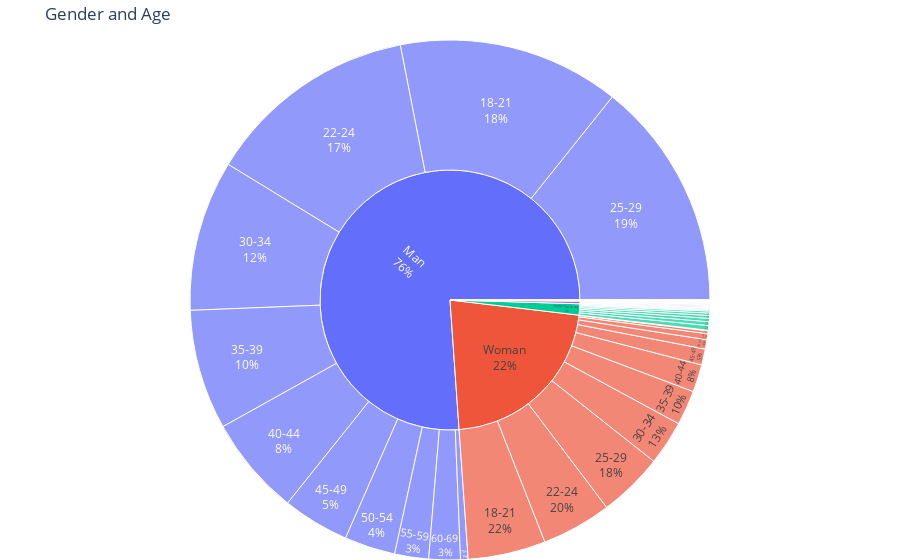

Notebook source saved alongside this figure:
### Code cell
fig = px.sunburst(data_frame =data, path=['Q3', 'Q2'], title='Gender and Age', labels={'labels':'Age', 'parent':'Gender'})
fig.update_traces(textinfo='label+percent parent')
fig.update_layout(margin=dict(t=40, l=0, r=0, b=0))

### Figure 1 — Plotly figure (JSON) as saved in the notebook; plotly's stock layout.template omitted (floating-point values rounded to 4 significant figures)
{"data": [{"branchvalues": "total", "domain": {"x": [0, 1], "y": [0, 1]}, "hovertemplate": "Age=%{label}<br>count=%{value}<br>Gender=%{parent}<br>id=%{id}<extra></extra>", "ids": ["Man/18-21", "Nonbinary/18-21", "Prefer not to say/18-21", "Prefer to self-describe/18-21", "Woman/18-21", "Man/22-24", "Nonbinary/22-24", "Prefer not to say/22-24", "Prefer to self-describe/22-24", "Woman/22-24", "Man/25-29", "Nonbinary/25-29", "Prefer not to say/25-29", "Prefer to self-describe/25-29", "Woman/25-29", "Man/30-34", "Nonbinary/30-34", "Prefer not to say/30-34", "Prefer to self-describe/30-34", "Woman/30-34", "Man/35-39", "Nonbinary/35-39", "Prefer not to say/35-39", "Prefer to self-describe/35-39", "Woman/35-39", "Man/40-44", "Nonbinary/40-44", "Prefer not to say/40-44", "Prefer to self-describe/40-44", "Woman/40-44", "Man/45-49", "Nonbinary/45-49", "Prefer not to say/45-49", "Prefer to self-describe/45-49", "Woman/45-49", "Man/50-54", "Prefer not to say/50-54", "Prefer to self-describe/50-54", "Woman/50-54", "Man/55-59", "Nonbinary/55-59", "Prefer not to say/55-59", "Woman/55-59", "Man/60-69", "Nonbinary/60-69", "Prefer not to say/60-69", "Prefer to self-describe/60-69", "Woman/60-69", "Man/70+", "Prefer not to say/70+", "Prefer to self-describe/70+", "Woman/70+", "What is your gender? - Selected Choice/What is your age (# years)?", "Man", "Nonbinary", "Prefer not to say", "Prefer to self-describe", "What is your gender? - Selected Choice", "Woman"], "labels": ["18-21", "18-21", "18-21", "18-21", "18-21", "22-24", "22-24", "22-24", "22-24", "22-24", "25-29", "25-29", "25-29", "25-29", "25-29", "30-34", "30-34", "30-34", "30-34", "30-34", "35-39", "35-39", "35-39", "35-39", "35-39", "40-44", "40-44", "40-44", "40-44", "40-44", "45-49", "45-49", "45-49", "45-49", "45-49", "50-54", "50-54", "50-54", "50-54", "55-59", "55-59", "55-59", "55-59", "60-69", "60-69", "60-69", "60-69", "60-69", "70+", "70+", "70+", "70+", "What is your age (# years)?", "Man", "Nonbinary", "Prefer not to say", "Prefer to self-describe", "What is your gender? - Selected Choice", "Woman"], "name": "", "parents": ["Man", "Nonbinary", "Prefer not to say", "Prefer to self-describe", "Woman", "Man", "Nonbinary", "Prefer not to say", "Prefer to self-describe", "Woman", "Man", "Nonbinary", "Prefer not to say", "Prefer to self-describe", "Woman", "Man", "Nonbinary", "Prefer not to say", "Prefer to self-describe", "Woman", "Man", "Nonbinary", "Prefer not to say", "Prefer to self-describe", "Woman", "Man", "Nonbinary", "Prefer not to say", "Prefer to self-describe", "Woman", "Man", "Nonbinary", "Prefer not to say", "Prefer to self-describe", "Woman", "Man", "Prefer not to say", "Prefer to self-describe", "Woman", "Man", "Nonbinary", "Prefer not to say", "Woman", "Man", "Nonbinary", "Prefer not to say", "Prefer to self-describe", "Woman", "Man", "Prefer not to say", "Prefer to self-describe", "Woman", "What is your gender? - Selected Choice", "", "", "", "", "", ""], "textinfo": "label+percent parent", "type": "sunburst", "values": [3310, 13, 69, 7, 1160, 3168, 15, 50, 6, 1044, 3425, 14, 56, 6, 971, 2248, 12, 43, 6, 663, 1791, 6, 36, 1, 519, 1480, 6, 29, 2, 410, 997, 6, 10, 1, 239, 759, 14, 1, 140, 506, 3, 13, 89, 470, 3, 10, 1, 42, 112, 4, 2, 9, 1, 18266, 78, 334, 33, 1, 5286]}], "layout": {"legend": {"tracegroupgap": 0}, "margin": {"b": 0, "l": 0, "r": 0, "t": 40}, "title": {"text": "Gender and Age"}}}
